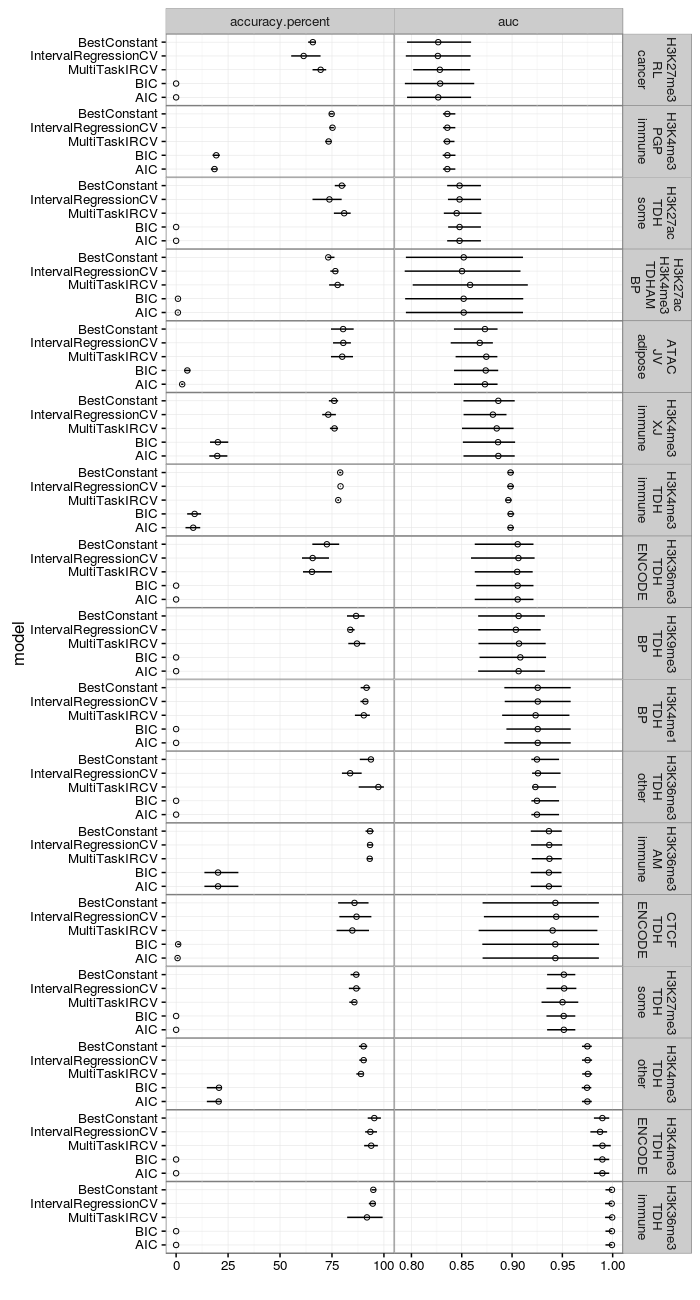

Write the R code that produced this figure.
library(data.table)
library(ggplot2)

error.csv.vec <- Sys.glob(file.path("labeled_problems_pred_error", "*.csv"))

error.list <- list()
for(error.csv in error.csv.vec){
  model.error.dt <- fread(error.csv)
  model <- sub(".csv", "", basename(error.csv))
  error.list[[error.csv]] <- data.table(model, model.error.dt)
}
error.dt <- do.call(rbind, error.list)

error.dt[, accuracy.percent := 100*(labels-errors)/labels]
both.metrics <- melt(error.dt, measure.vars=c("accuracy.percent", "auc"))
ggplot()+
  theme_bw()+
  theme(panel.margin=grid::unit(0, "lines"))+
  facet_grid(set.name ~ variable, scales="free")+
  geom_point(aes(
    value, model),
             data=both.metrics)+
  xlab("")

mean.dots <- both.metrics[, data.table(
  mean=mean(value),
  sd=sd(value),
  median=median(value),
  q25=quantile(value, 0.25),
  q75=quantile(value, 0.75)
  ), by=list(model, variable, set.name)]
best.per.set <- mean.dots[, .SD[which.max(mean)], by=list(set.name, variable)]
best.set.auc <- best.per.set[variable=="auc"][order(median)]
mean.dots[, set.fac := factor(set.name, best.set.auc$set.name)]
mean.dots[, rank := rank(median), by=list(set.name, variable)]
rank.means <- mean.dots[variable=="accuracy.percent", data.table(
  mean.rank=mean(rank)
  ), by=list(model)][order(mean.rank)]
mean.dots[, model.fac := factor(model, rank.means$model)]
mean.dots[, set.fac := factor(set.name, best.set.auc$set.name)]
ggplot()+
  theme_bw()+
  theme(panel.margin=grid::unit(0, "lines"))+
  facet_grid(set.fac ~ variable, scales="free")+
  geom_segment(aes(
    mean+sd, model.fac,
    xend=mean-sd, yend=model.fac),
               data=mean.dots)+
  geom_point(aes(
    mean, model.fac),
             shape=1,
             data=mean.dots)+
  xlab("")

gg <- ggplot()+
  theme_bw()+
  theme(panel.margin=grid::unit(0, "lines"))+
  facet_grid(set.fac ~ variable, scales="free", labeller=function(df){
    if("set.fac" %in% names(df)){
      df$set.fac <- gsub("[-_]", "\n", paste(df$set.fac))
    }
    if("variable" %in% names(df)){
      df$variable <- paste(df$variable)
    }
    df
  })+
  geom_segment(aes(
    q25, model.fac,
    xend=q75, yend=model.fac),
               data=mean.dots)+
  geom_point(aes(
    median, model.fac),
             shape=1,
             data=mean.dots)+
  xlab("")+
  ylab("model")
png("labeled_problems_plot_test_accuracy.png", 700, 1300, res=100)
print(gg)
dev.off()

error.dt[, set.fac := factor(set.name, best.set.auc$set.name)]
auc.models <- dcast(error.dt, set.fac + fold ~ model, value.var="auc")
gg <- ggplot()+
  theme_bw()+
  theme(panel.margin=grid::unit(0, "lines"))+
  facet_wrap("set.fac")+
  geom_abline(slope=1, intercept=0, color="grey")+
  coord_equal()+
  geom_point(aes(
    BestConstant, MultiTaskIRCV),
             data=auc.models)
  
